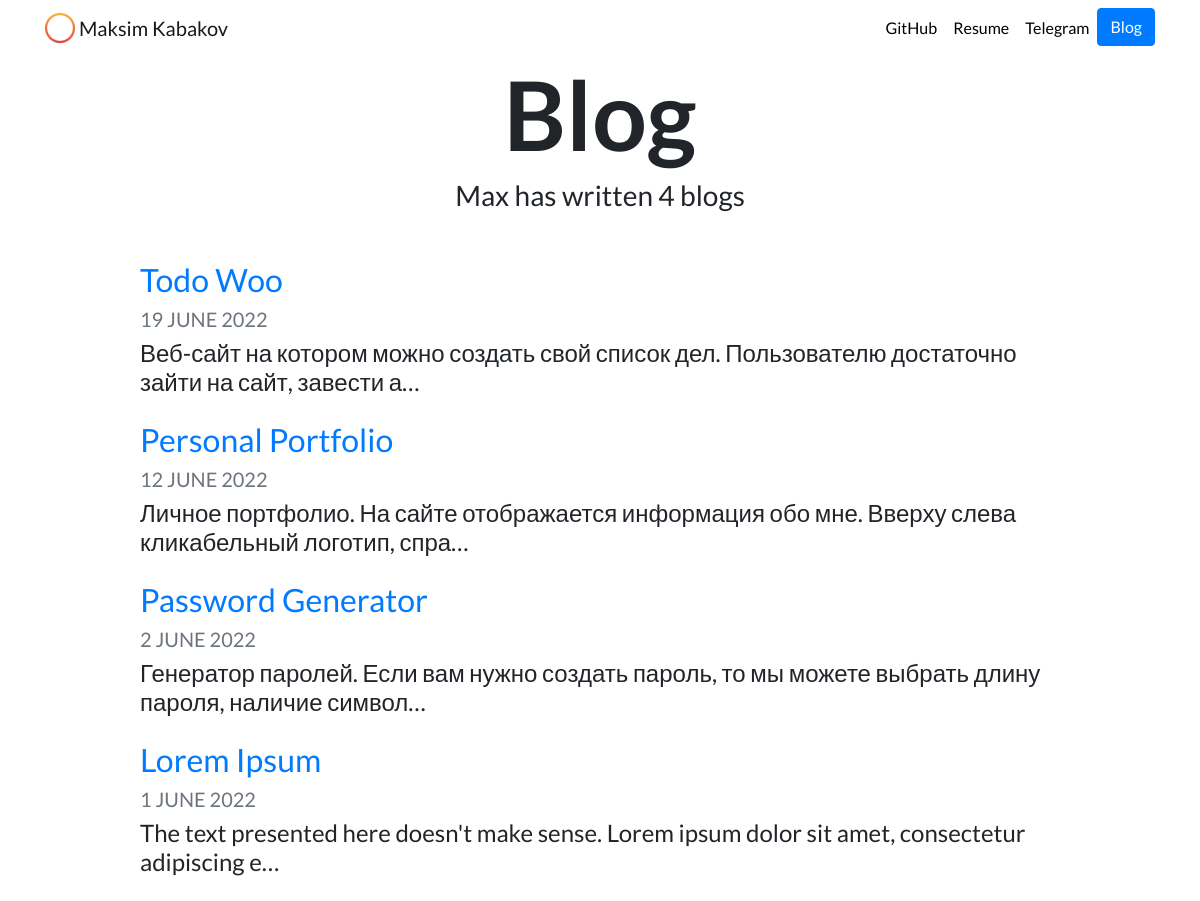
The page /blog/ on the database as committed earlier.
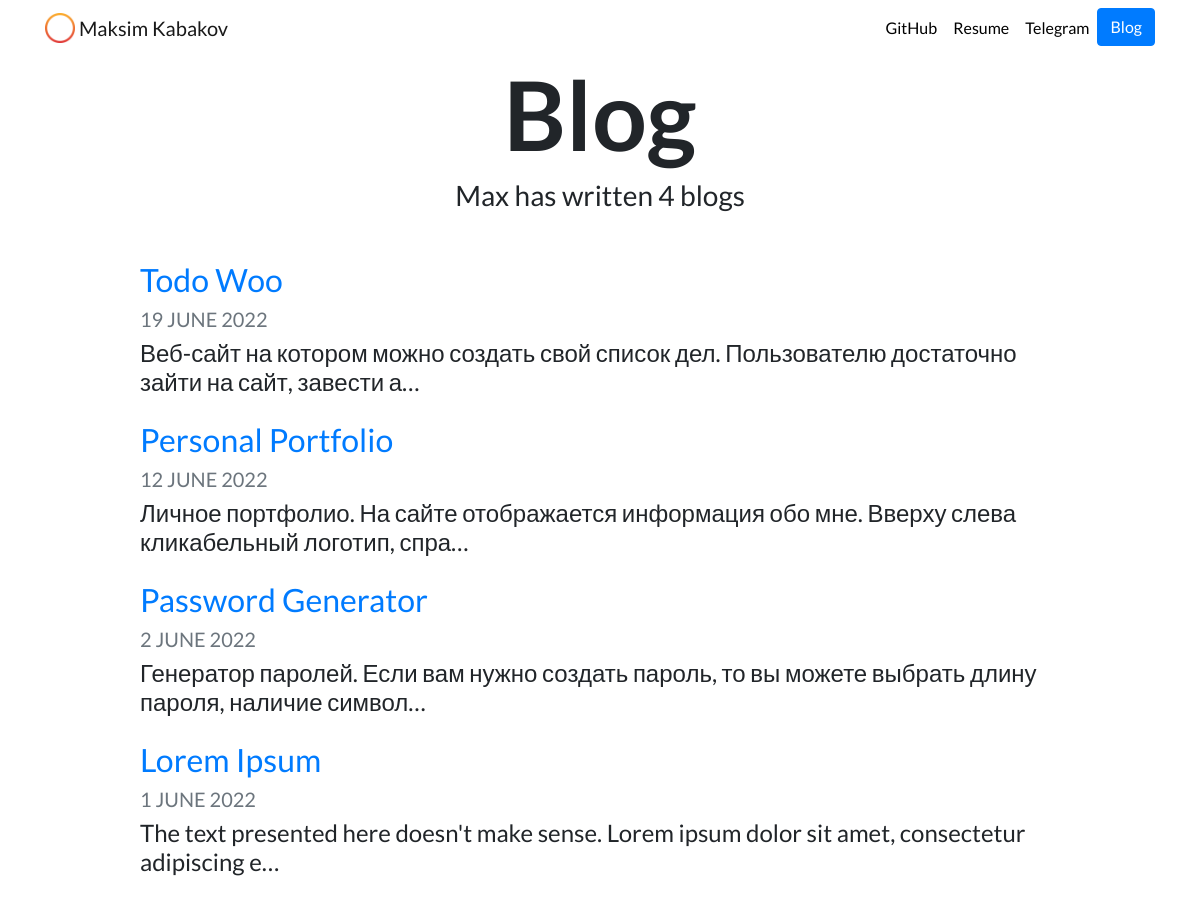
The same page on the database as committed later.
### blog/models.py (models this page shows, shortened)
class Blog(models.Model):
    title = models.CharField(max_length=200)
    description = models.TextField()
    date = models.DateField()

### blog/views.py (the view)
# urls.py: path('', views.all_blogs, name='all_blogs'),
def all_blogs(request):
    blogs = Blog.objects.order_by('-date')
    return render(request, 'blog/all_blogs.html', {'all_blogs': blogs})

### blog/templates/blog/all_blogs.html
{% extends "portfolio/base.html" %}
{% load static %}
{% load poll_extras %}
{% block content %}
<h1 id="blogtitle" class="font-weight-bold text-center">Blog</h1>
<h3 class="text-center mb-5">Max has written {{ all_blogs.count }} blog{{ all_blogs.count|pluralize }}</h3>
{% for blog in all_blogs %}
<div class="row justify-content-center my-3">
  <div class="col-md-10">
    <a href="{% url 'blog:detail' blog.id %}">
      <h2>{{ blog.title }}</h2>
    </a>
    <h5 class="text-muted">{{ blog.date|date:'j F Y'|upper }}</h5>
    <h4>{{ blog.description|striptags|truncatechars:100 }}</h4>
  </div>
</div>
{% endfor %}
{% endblock %}

Rows that differ between the two databases and show on the page:
changed Blog "Password Generator": description "Генератор паролей. Если вам нужно создать пароль, то мы можете выбрать длину пароля, наличие символ…" → "Генератор паролей. Если вам нужно создать пароль, то вы можете выбрать длину пароля, наличие символ…"
